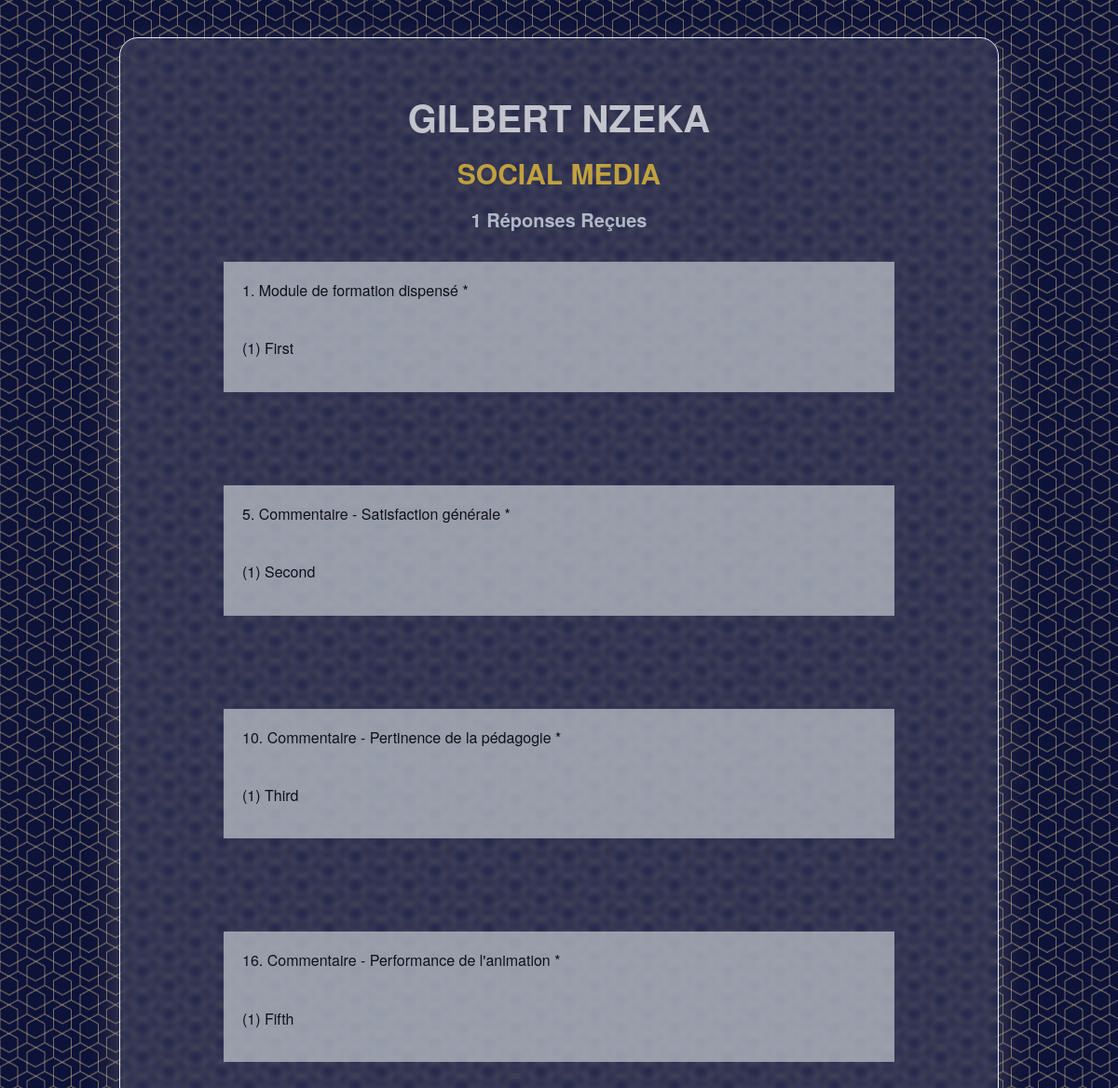
The app's page /dashboard/2/3/comment with its own data.
### epsi/models.py (models this page shows, shortened)
class Professeur(models.Model):
    coursChoices = (
        ('B1','B1'),
        ('B2', 'B2'),
        ('B3', 'B3'),
        ('I1', 'I1'),
        ('I2', 'I2'),
    )
    idx = models.AutoField(primary_key=True,default='0')
    professeur = models.CharField(max_length=30)
    grade = models.CharField(max_length=10, choices=coursChoices)
    grade_code = models.IntegerField(null=True)
    cours_donne = models.CharField(max_length=30)
    class Meta:
        verbose_name_plural = "Professeur"

class Question(models.Model):
    idx = models.AutoField(primary_key=True)
    question = models.CharField(max_length=100)
    class Meta:
        verbose_name_plural = "Question"
    def __str__(self):
        return self.question

class Answer(models.Model):
    idx = models.AutoField(primary_key=True)
    response = models.CharField(max_length=120)
    question_idx = models.ForeignKey("Question", on_delete=models.CASCADE,default='0')
    etudiant_idx = models.ForeignKey("Etudiant", on_delete=models.CASCADE,default='0')
    professeur_idx = models.ForeignKey("Professeur", on_delete=models.CASCADE,default='0')
    class Meta:
        verbose_name_plural = "Answer"

### dashboard/views.py (the view)
# urls.py: path('<int:grade_code>/<int:idx>/comment', views.result_comment, name='result2_comment'),
def result_comment(request, grade_code, idx):
    question = Question.objects.all()
    professeur = Professeur.objects.all().filter(idx=idx)
    etudiant_count = Etudiant.objects.all().filter(professeur_idx_id=idx).count()
    ''' Answer de Contents '''
    answer1 = Answer.objects.all().filter(professeur_idx_id=idx).filter(question_idx_id=1)
    answer5 = Answer.objects.all().filter(professeur_idx_id=idx).filter(question_idx_id=5)
    answer10 = Answer.objects.all().filter(professeur_idx_id=idx).filter(question_idx_id=10)
    answer16 = Answer.objects.all().filter(professeur_idx_id=idx).filter(question_idx_id=16)
    context = {'question': question,
               'professeur': professeur,
               'answer1': answer1,
               'answer5': answer5,
               'answer10': answer10,
               'answer16': answer16,
               'etudiant_count': etudiant_count,}
    return render(request, "dashboard/dashboard_result_comment.html", context)

### dashboard/templates/dashboard/dashboard_result_comment.html (shortened to what this page needs)
{% extends 'base2.html' %}
{% load static%}
{% block content %}
<section class="glassmorphism">
    <div class="container result">
        <div class="card card_result">
            <div class="content">
                <div class="contentBx">
                        {% for results in professeur%}
                        <h2>    {{results.professeur}}  </h2>
                        <h3 class="title">    {{results.cours_donne}}  </h3>
                        {%endfor%}
                    <h4>{{etudiant_count }} Réponses Reçues </h4>
                </div>
                <div class="resultBx result1 resultBxTest">
                    <div class="question question_textarea xLarge-12 large-12 medium-12 small-12 xSmall-12">
                        {{question.0}}
                    </div>
                    <div class="answer_textarea xLarge-12 large-12 medium-12 small-12 xSmall-12">
                        {% for results in answer1 %}
                        <p>({{forloop.counter}}) {{ results.response }}</p>
                        {%endfor%}
                    </div>
                </div>
                <div class="resultBx result2 resultBxTest">
                    <div class="question question_textarea xLarge-12 large-12 medium-12 small-12 xSmall-12">
                         {{question.4}}
                    </div>
                    <div class="answer_textarea xLarge-12 large-12 medium-12 small-12 xSmall-12">
                        {% for results in answer5 %}
                        <p>({{forloop.counter}}) {{ results.response }}</p>
                        {%endfor%}
                    </div>
                </div>
                <div class="resultBx result3 resultBxTest">
                    <div class="question question_textarea xLarge-12 large-12 medium-12 small-12 xSmall-12">
                          {{question.9}}
                    </div>
                    <div class="answer_textarea xLarge-12 large-12 medium-12 small-12 xSmall-12">
                        {% for results in answer10 %}
                        <p>({{forloop.counter}}) {{ results.response }}</p>
                        {%endfor%}
                    </div>
                </div>
                <div class="resultBx result4 resultBxTest">
                    <div class="question question_textarea xLarge-12 large-12 medium-12 small-12 xSmall-12">
                         {{question.15}}
                    </div>
                    <div class="answer_textarea xLarge-12 large-12 medium-12 small-12 xSmall-12">
                        {% for results in answer16 %}
                        <p>({{forloop.counter}}) {{ results.response }}</p>
                        {%endfor%}
                    </div>
                </div>
            </div>
        </div>
    </div>
</section>
{%endblock%}

### static/style2.css (style rules this page uses)
:root { --color-red: #edb5bf; --color-light-black: #5f6366; --color-blue: #4d5d9a; --color-light-blue: #86b3d1; --color-light-green: #99ced3; --color-skyblue: #e4f1f9; --color-gray: #e4e2e9; --color-black: #222629; --color-white: white; --color-frame: #504f5d; --color-epsi-main: 39, 21, 73; --color-epsi-second: 253, 206, 55; --color-shadow: 143, 129, 129; --border-radius: 5px; --margin-vs: 10px; --margin-sm: 20px; --margin-mid: 30px; --margin-big: 40px; --color-graph1: #e7717d; --color-graph2: #66fcf1; --color-graph3: #1f2833; --color-graph4: #ffe400; --color-graph_bg: #c2cad0; }
* { box-sizing: border-box; }
html, body { margin: 0; padding: 0; background-image: url("pattern2.png"); background-position: center; overflow-x: hidden; }
.glassmorphism { position: relative; display: flex; justify-content: center; align-items: center; flex-wrap: wrap; }
.container { position: relative; display: flex; justify-content: space-evenly; flex-wrap: wrap; align-items: center; margin: var(--margin-big) var(--margin-vs); }
.container .card { display: flex; flex-direction: column; position: relative; justify-content: center; align-items: center; width: 310px; height: 400px; background: rgba(255, 255, 255, 0.1); margin: var(--margin-big); box-shadow: 0 15px 35px rgba(var(--color-shadow), 0.5); border-radius: 20px; backdrop-filter: blur(3px); }
.container .card .content { position: relative; display: flex; justify-content: center; align-items: center; flex-direction: column; opacity: 0.7; transition: 0.5s; }
.contentBx { font-weith:500; text-align: center; line-height: 30px; }
.contentBx h2 { color: var(--color-white); font-size: 40px; margin-top: var(--margin-sm); }
.contentBx h3 { color: rgba(var(--color-epsi-second)); font-size: 30px; margin-top: var(--margin-mid); }
.contentBx h4 { color: var(--color-skyblue); font-size: 20px; margin-top: var(--margin-sm); }
.result { width: 100%; }
.card_result { width: 80% !important; height: 100% !important; margin: auto !important; padding: 50px 0px; border: 1px solid var(--color-skyblue); }
.resultBx { position: relative; display: flex; flex-wrap: wrap; width: 60vw; height: 50vh; margin: 30px 0; }
.question { background: #c2cad0; padding: 20px; }
.question_textarea { background: #c2cad0; height: 20%; }
.answer_textarea { background: #c2cad0; padding: 20px; height: 100%; margin-bottom:40px; }
.answer_textarea p { padding-bottom: 15px; }
.resultBxTest { height: 100% !important; }
@media only screen and (min-width: 980px) and (max-width: 1279px) { .large-12 { width: 100%; } }
html, body, div, span, applet, object, iframe, h1, h2, h3, h4, h5, h6, p, blockquote, a, abbr, acronym, address, big, cite, del, dfn, em, img, ins, kbd, q, s, samp, small, strike, strong, sub, sup, tt, var, b, u, i, center, dl, dt, dd, ol, ul, li, textarea, fieldset, form, label, legend, table, caption, tbody, tfoot, thead, tr, th, td, article, aside, canvas, details, embed, figure, figcaption, footer, header, hgroup, menu, nav, output, ruby, section, summary, time, mark, audio, video { margin: 0; padding: 0; border: 0; vertical-align: baseline; outline: none; text-decoration: none; resize: none; list-style: none; color: inherit; }
html, body, div, span, applet, object, iframe, p, blockquote, a, abbr, acronym, address, big, cite, del, dfn, em, img, ins, kbd, q, s, samp, small, strike, strong, sub, sup, tt, var, b, u, i, center, dl, dt, dd, ol, ul, li, textarea, fieldset, form, label, legend, table, caption, tbody, tfoot, thead, tr, th, td, article, aside, canvas, details, embed, figure, figcaption, footer, header, hgroup, menu, nav, output, ruby, section, summary, time, mark, audio, video, input, button, select, textarea { font-family: "ubuntulight", "Helvetica Neue", Helvetica, Arial, sans-serif; }
h1, h2, h3, h4, h5, h6 { font-family: "ubuntumedium", "Helvetica Neue", Helvetica, Arial, sans-serif; }
article, aside, details, figcaption, figure, footer, header, hgroup, menu, nav, section { display: block; }
body { line-height: 1.4em; }
* { -webkit-tap-highlight-color: rgba(0, 0, 0, 0); }

### records on screen
Professeur: professeur "GILBERT NZEKA", cours_donne "SOCIAL MEDIA"
Question: question "1. Module de formation dispensé *"
Answer: response "First"
Question: question "5. Commentaire - Satisfaction générale *"
Answer: response "Second"
Question: question "10. Commentaire - Pertinence de la pédagogie *"
Answer: response "Third"
Question: question "16. Commentaire - Performance de l'animation *"
Answer: response "Fifth"

### other values on screen
{{ etudiant_count }} "1"
